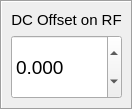
<?xml version="1.0" encoding="UTF-8"?>
<ui version="4.0">
 <class>Form</class>
 <widget class="QWidget" name="Form">
  <property name="geometry">
   <rect>
    <x>0</x>
    <y>0</y>
    <width>126</width>
    <height>110</height>
   </rect>
  </property>
  <property name="maximumSize">
   <size>
    <width>126</width>
    <height>110</height>
   </size>
  </property>
  <property name="windowTitle">
   <string>Form</string>
  </property>
  <layout class="QVBoxLayout" name="verticalLayout">
   <property name="spacing">
    <number>0</number>
   </property>
   <property name="margin">
    <number>0</number>
   </property>
   <item>
    <widget class="QFrame" name="frame">
     <property name="frameShape">
      <enum>QFrame::Box</enum>
     </property>
     <property name="frameShadow">
      <enum>QFrame::Sunken</enum>
     </property>
     <layout class="QVBoxLayout" name="verticalLayout_2">
      <item>
       <widget class="QLabel" name="label">
        <property name="sizePolicy">
         <sizepolicy hsizetype="Preferred" vsizetype="Minimum">
          <horstretch>0</horstretch>
          <verstretch>0</verstretch>
         </sizepolicy>
        </property>
        <property name="font">
         <font>
          <pointsize>11</pointsize>
         </font>
        </property>
        <property name="text">
         <string>DC Offset on RF</string>
        </property>
        <property name="alignment">
         <set>Qt::AlignCenter</set>
        </property>
       </widget>
      </item>
      <item>
       <widget class="QDoubleSpinBox" name="doubleSpinBox">
        <property name="sizePolicy">
         <sizepolicy hsizetype="Minimum" vsizetype="Expanding">
          <horstretch>0</horstretch>
          <verstretch>0</verstretch>
         </sizepolicy>
        </property>
        <property name="font">
         <font>
          <pointsize>14</pointsize>
         </font>
        </property>
        <property name="inputMethodHints">
         <set>Qt::ImhNone</set>
        </property>
        <property name="wrapping">
         <bool>false</bool>
        </property>
        <property name="frame">
         <bool>true</bool>
        </property>
        <property name="keyboardTracking">
         <bool>false</bool>
        </property>
        <property name="suffix">
         <string/>
        </property>
        <property name="decimals">
         <number>3</number>
        </property>
        <property name="minimum">
         <double>-5.000000000000000</double>
        </property>
        <property name="maximum">
         <double>5.000000000000000</double>
        </property>
        <property name="singleStep">
         <double>0.001000000000000</double>
        </property>
       </widget>
      </item>
     </layout>
    </widget>
   </item>
  </layout>
 </widget>
 <resources/>
 <connections/>
</ui>
